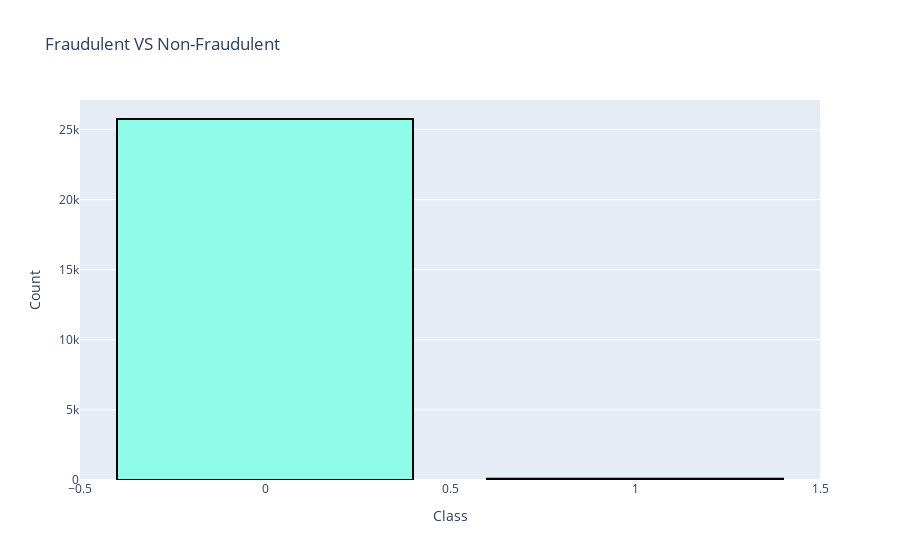

Notebook code for this chart:
### Code cell
import random
import plotly.graph_objs as go
from plotly.offline import init_notebook_mode, iplot

# Calculate the count of each class in the target variable
species_count = train['Class'].value_counts()

# Create a bar chart data trace
data = [go.Bar(
    x=species_count.index,
    y=species_count.values,
    marker=dict(color=random_colors(2), line=dict(color='#000000', width=2))
)]

# Define the layout for the bar chart
layout = go.Layout(
    title="Fraudulent VS Non-Fraudulent",
    xaxis=dict(title="Class"),
    yaxis=dict(title="Count")
)

# Create a Figure object and display the chart
fig = go.Figure(data=data, layout=layout)
iplot(fig)

### Figure 1 — Plotly figure (JSON) as saved in the notebook; plotly's stock layout.template omitted (floating-point values rounded to 4 significant figures)
{"data": [{"marker": {"color": ["#8FFBE9", "#FFCC2E"], "line": {"color": "#000000", "width": 2}}, "x": [0, 1], "y": [25749, 88], "type": "bar"}], "layout": {"title": {"text": "Fraudulent VS Non-Fraudulent"}, "xaxis": {"title": {"text": "Class"}}, "yaxis": {"title": {"text": "Count"}}}}
